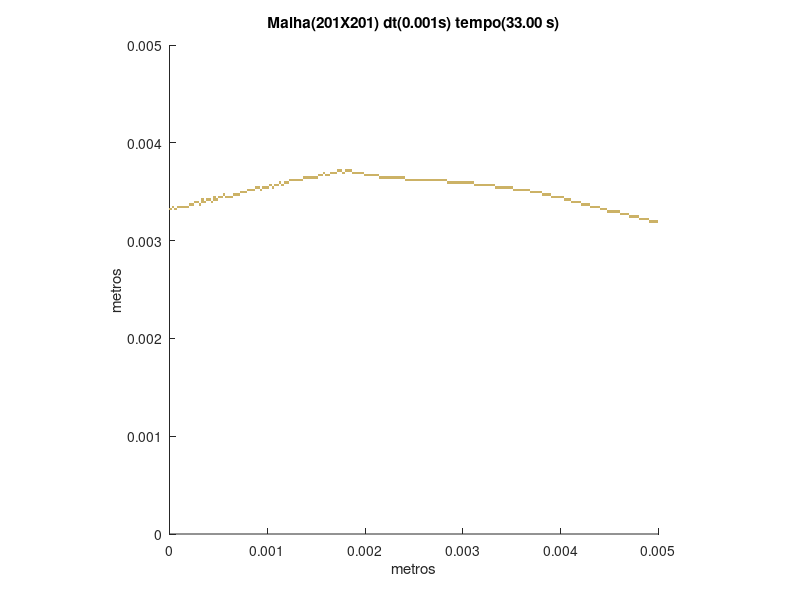

Recreate this plot in MATLAB.
set (gca,'PlotBoxAspectRatio',[1 1 1],'Xlim',[0,0.005],'Ylim',[0,0.005])
hold on
title('Malha(201X201) dt(0.001s) tempo(33.00 s)')
hold on
ylabel('metros')
hold on
xlabel('metros')
hold on

fill([0.00490049751243781 0.00490049751243781 0.00492537313432836 0.00492537313432836],[0.00318407960199005 0.0032089552238806 0.0032089552238806 0.00318407960199005],[0.8,0.7,0.4],'LineStyle','none')

fill([0.00492537313432836 0.00492537313432836 0.00495024875621891 0.00495024875621891],[0.00318407960199005 0.0032089552238806 0.0032089552238806 0.00318407960199005],[0.8,0.7,0.4],'LineStyle','none')

fill([0.00495024875621891 0.00495024875621891 0.00497512437810945 0.00497512437810945],[0.00318407960199005 0.0032089552238806 0.0032089552238806 0.00318407960199005],[0.8,0.7,0.4],'LineStyle','none')

fill([0.00497512437810945 0.00497512437810945 0.005 0.005],[0.00318407960199005 0.0032089552238806 0.0032089552238806 0.00318407960199005],[0.8,0.7,0.4],'LineStyle','none')

fill([0.00480099502487562 0.00480099502487562 0.00482587064676617 0.00482587064676617],[0.0032089552238806 0.00323383084577114 0.00323383084577114 0.0032089552238806],[0.8,0.7,0.4],'LineStyle','none')

fill([0.00482587064676617 0.00482587064676617 0.00485074626865672 0.00485074626865672],[0.0032089552238806 0.00323383084577114 0.00323383084577114 0.0032089552238806],[0.8,0.7,0.4],'LineStyle','none')

fill([0.00485074626865672 0.00485074626865672 0.00487562189054726 0.00487562189054726],[0.0032089552238806 0.00323383084577114 0.00323383084577114 0.0032089552238806],[0.8,0.7,0.4],'LineStyle','none')

fill([0.00487562189054726 0.00487562189054726 0.00490049751243781 0.00490049751243781],[0.0032089552238806 0.00323383084577114 0.00323383084577114 0.0032089552238806],[0.8,0.7,0.4],'LineStyle','none')

fill([0.00470149253731343 0.00470149253731343 0.00472636815920398 0.00472636815920398],[0.00323383084577114 0.00325870646766169 0.00325870646766169 0.00323383084577114],[0.8,0.7,0.4],'LineStyle','none')

fill([0.00472636815920398 0.00472636815920398 0.00475124378109453 0.00475124378109453],[0.00323383084577114 0.00325870646766169 0.00325870646766169 0.00323383084577114],[0.8,0.7,0.4],'LineStyle','none')

fill([0.00475124378109453 0.00475124378109453 0.00477611940298507 0.00477611940298507],[0.00323383084577114 0.00325870646766169 0.00325870646766169 0.00323383084577114],[0.8,0.7,0.4],'LineStyle','none')

fill([0.00477611940298507 0.00477611940298507 0.00480099502487562 0.00480099502487562],[0.00323383084577114 0.00325870646766169 0.00325870646766169 0.00323383084577114],[0.8,0.7,0.4],'LineStyle','none')

fill([0.00460199004975124 0.00460199004975124 0.00462686567164179 0.00462686567164179],[0.00325870646766169 0.00328358208955224 0.00328358208955224 0.00325870646766169],[0.8,0.7,0.4],'LineStyle','none')

fill([0.00462686567164179 0.00462686567164179 0.00465174129353234 0.00465174129353234],[0.00325870646766169 0.00328358208955224 0.00328358208955224 0.00325870646766169],[0.8,0.7,0.4],'LineStyle','none')

fill([0.00465174129353234 0.00465174129353234 0.00467661691542289 0.00467661691542289],[0.00325870646766169 0.00328358208955224 0.00328358208955224 0.00325870646766169],[0.8,0.7,0.4],'LineStyle','none')

fill([0.00467661691542289 0.00467661691542289 0.00470149253731343 0.00470149253731343],[0.00325870646766169 0.00328358208955224 0.00328358208955224 0.00325870646766169],[0.8,0.7,0.4],'LineStyle','none')

fill([0.00447761194029851 0.00447761194029851 0.00450248756218905 0.00450248756218905],[0.00328358208955224 0.00330845771144279 0.00330845771144279 0.00328358208955224],[0.8,0.7,0.4],'LineStyle','none')

fill([0.00450248756218905 0.00450248756218905 0.0045273631840796 0.0045273631840796],[0.00328358208955224 0.00330845771144279 0.00330845771144279 0.00328358208955224],[0.8,0.7,0.4],'LineStyle','none')

fill([0.0045273631840796 0.0045273631840796 0.00455223880597015 0.00455223880597015],[0.00328358208955224 0.00330845771144279 0.00330845771144279 0.00328358208955224],[0.8,0.7,0.4],'LineStyle','none')

fill([0.00455223880597015 0.00455223880597015 0.0045771144278607 0.0045771144278607],[0.00328358208955224 0.00330845771144279 0.00330845771144279 0.00328358208955224],[0.8,0.7,0.4],'LineStyle','none')

fill([0.0045771144278607 0.0045771144278607 0.00460199004975124 0.00460199004975124],[0.00328358208955224 0.00330845771144279 0.00330845771144279 0.00328358208955224],[0.8,0.7,0.4],'LineStyle','none')

fill([0 0 2.48756218905473E-05 2.48756218905473E-05],[0.00330845771144279 0.00333333333333333 0.00333333333333333 0.00330845771144279],[0.8,0.7,0.4],'LineStyle','none')

fill([4.97512437810945E-05 4.97512437810945E-05 7.46268656716418E-05 7.46268656716418E-05],[0.00330845771144279 0.00333333333333333 0.00333333333333333 0.00330845771144279],[0.8,0.7,0.4],'LineStyle','none')

fill([0.00440298507462687 0.00440298507462687 0.00442786069651741 0.00442786069651741],[0.00330845771144279 0.00333333333333333 0.00333333333333333 0.00330845771144279],[0.8,0.7,0.4],'LineStyle','none')

fill([0.00442786069651741 0.00442786069651741 0.00445273631840796 0.00445273631840796],[0.00330845771144279 0.00333333333333333 0.00333333333333333 0.00330845771144279],[0.8,0.7,0.4],'LineStyle','none')

fill([0.00445273631840796 0.00445273631840796 0.00447761194029851 0.00447761194029851],[0.00330845771144279 0.00333333333333333 0.00333333333333333 0.00330845771144279],[0.8,0.7,0.4],'LineStyle','none')

fill([2.48756218905473E-05 2.48756218905473E-05 4.97512437810945E-05 4.97512437810945E-05],[0.00333333333333333 0.00335820895522388 0.00335820895522388 0.00333333333333333],[0.8,0.7,0.4],'LineStyle','none')

fill([7.46268656716418E-05 7.46268656716418E-05 9.95024875621891E-05 9.95024875621891E-05],[0.00333333333333333 0.00335820895522388 0.00335820895522388 0.00333333333333333],[0.8,0.7,0.4],'LineStyle','none')

fill([9.95024875621891E-05 9.95024875621891E-05 0.000124378109452736 0.000124378109452736],[0.00333333333333333 0.00335820895522388 0.00335820895522388 0.00333333333333333],[0.8,0.7,0.4],'LineStyle','none')

fill([0.000124378109452736 0.000124378109452736 0.000149253731343284 0.000149253731343284],[0.00333333333333333 0.00335820895522388 0.00335820895522388 0.00333333333333333],[0.8,0.7,0.4],'LineStyle','none')

fill([0.000149253731343284 0.000149253731343284 0.000174129353233831 0.000174129353233831],[0.00333333333333333 0.00335820895522388 0.00335820895522388 0.00333333333333333],[0.8,0.7,0.4],'LineStyle','none')

fill([0.000174129353233831 0.000174129353233831 0.000199004975124378 0.000199004975124378],[0.00333333333333333 0.00335820895522388 0.00335820895522388 0.00333333333333333],[0.8,0.7,0.4],'LineStyle','none')

fill([0.00430348258706468 0.00430348258706468 0.00432835820895522 0.00432835820895522],[0.00333333333333333 0.00335820895522388 0.00335820895522388 0.00333333333333333],[0.8,0.7,0.4],'LineStyle','none')

fill([0.00432835820895522 0.00432835820895522 0.00435323383084577 0.00435323383084577],[0.00333333333333333 0.00335820895522388 0.00335820895522388 0.00333333333333333],[0.8,0.7,0.4],'LineStyle','none')

fill([0.00435323383084577 0.00435323383084577 0.00437810945273632 0.00437810945273632],[0.00333333333333333 0.00335820895522388 0.00335820895522388 0.00333333333333333],[0.8,0.7,0.4],'LineStyle','none')

fill([0.00437810945273632 0.00437810945273632 0.00440298507462687 0.00440298507462687],[0.00333333333333333 0.00335820895522388 0.00335820895522388 0.00333333333333333],[0.8,0.7,0.4],'LineStyle','none')

fill([0.000199004975124378 0.000199004975124378 0.000223880597014925 0.000223880597014925],[0.00335820895522388 0.00338308457711443 0.00338308457711443 0.00335820895522388],[0.8,0.7,0.4],'LineStyle','none')

fill([0.000223880597014925 0.000223880597014925 0.000248756218905473 0.000248756218905473],[0.00335820895522388 0.00338308457711443 0.00338308457711443 0.00335820895522388],[0.8,0.7,0.4],'LineStyle','none')

fill([0.000298507462686567 0.000298507462686567 0.000323383084577114 0.000323383084577114],[0.00335820895522388 0.00338308457711443 0.00338308457711443 0.00335820895522388],[0.8,0.7,0.4],'LineStyle','none')

fill([0.00420398009950249 0.00420398009950249 0.00422885572139303 0.00422885572139303],[0.00335820895522388 0.00338308457711443 0.00338308457711443 0.00335820895522388],[0.8,0.7,0.4],'LineStyle','none')

fill([0.00422885572139303 0.00422885572139303 0.00425373134328358 0.00425373134328358],[0.00335820895522388 0.00338308457711443 0.00338308457711443 0.00335820895522388],[0.8,0.7,0.4],'LineStyle','none')

fill([0.00425373134328358 0.00425373134328358 0.00427860696517413 0.00427860696517413],[0.00335820895522388 0.00338308457711443 0.00338308457711443 0.00335820895522388],[0.8,0.7,0.4],'LineStyle','none')

fill([0.00427860696517413 0.00427860696517413 0.00430348258706468 0.00430348258706468],[0.00335820895522388 0.00338308457711443 0.00338308457711443 0.00335820895522388],[0.8,0.7,0.4],'LineStyle','none')

fill([0.000248756218905473 0.000248756218905473 0.00027363184079602 0.00027363184079602],[0.00338308457711443 0.00340796019900498 0.00340796019900498 0.00338308457711443],[0.8,0.7,0.4],'LineStyle','none')

fill([0.00027363184079602 0.00027363184079602 0.000298507462686567 0.000298507462686567],[0.00338308457711443 0.00340796019900498 0.00340796019900498 0.00338308457711443],[0.8,0.7,0.4],'LineStyle','none')

fill([0.000323383084577114 0.000323383084577114 0.000348258706467662 0.000348258706467662],[0.00338308457711443 0.00340796019900498 0.00340796019900498 0.00338308457711443],[0.8,0.7,0.4],'LineStyle','none')

fill([0.000348258706467662 0.000348258706467662 0.000373134328358209 0.000373134328358209],[0.00338308457711443 0.00340796019900498 0.00340796019900498 0.00338308457711443],[0.8,0.7,0.4],'LineStyle','none')

fill([0.000422885572139303 0.000422885572139303 0.000447761194029851 0.000447761194029851],[0.00338308457711443 0.00340796019900498 0.00340796019900498 0.00338308457711443],[0.8,0.7,0.4],'LineStyle','none')

fill([0.0041044776119403 0.0041044776119403 0.00412935323383085 0.00412935323383085],[0.00338308457711443 0.00340796019900498 0.00340796019900498 0.00338308457711443],[0.8,0.7,0.4],'LineStyle','none')

fill([0.00412935323383085 0.00412935323383085 0.00415422885572139 0.00415422885572139],[0.00338308457711443 0.00340796019900498 0.00340796019900498 0.00338308457711443],[0.8,0.7,0.4],'LineStyle','none')

fill([0.00415422885572139 0.00415422885572139 0.00417910447761194 0.00417910447761194],[0.00338308457711443 0.00340796019900498 0.00340796019900498 0.00338308457711443],[0.8,0.7,0.4],'LineStyle','none')

fill([0.00417910447761194 0.00417910447761194 0.00420398009950249 0.00420398009950249],[0.00338308457711443 0.00340796019900498 0.00340796019900498 0.00338308457711443],[0.8,0.7,0.4],'LineStyle','none')

fill([0.000323383084577114 0.000323383084577114 0.000348258706467662 0.000348258706467662],[0.00340796019900498 0.00343283582089552 0.00343283582089552 0.00340796019900498],[0.8,0.7,0.4],'LineStyle','none')

fill([0.000373134328358209 0.000373134328358209 0.000398009950248756 0.000398009950248756],[0.00340796019900498 0.00343283582089552 0.00343283582089552 0.00340796019900498],[0.8,0.7,0.4],'LineStyle','none')

fill([0.000398009950248756 0.000398009950248756 0.000422885572139303 0.000422885572139303],[0.00340796019900498 0.00343283582089552 0.00343283582089552 0.00340796019900498],[0.8,0.7,0.4],'LineStyle','none')

fill([0.000447761194029851 0.000447761194029851 0.000472636815920398 0.000472636815920398],[0.00340796019900498 0.00343283582089552 0.00343283582089552 0.00340796019900498],[0.8,0.7,0.4],'LineStyle','none')

fill([0.000472636815920398 0.000472636815920398 0.000497512437810945 0.000497512437810945],[0.00340796019900498 0.00343283582089552 0.00343283582089552 0.00340796019900498],[0.8,0.7,0.4],'LineStyle','none')

fill([0.00402985074626866 0.00402985074626866 0.0040547263681592 0.0040547263681592],[0.00340796019900498 0.00343283582089552 0.00343283582089552 0.00340796019900498],[0.8,0.7,0.4],'LineStyle','none')

fill([0.0040547263681592 0.0040547263681592 0.00407960199004975 0.00407960199004975],[0.00340796019900498 0.00343283582089552 0.00343283582089552 0.00340796019900498],[0.8,0.7,0.4],'LineStyle','none')

fill([0.00407960199004975 0.00407960199004975 0.0041044776119403 0.0041044776119403],[0.00340796019900498 0.00343283582089552 0.00343283582089552 0.00340796019900498],[0.8,0.7,0.4],'LineStyle','none')

fill([0.000447761194029851 0.000447761194029851 0.000472636815920398 0.000472636815920398],[0.00343283582089552 0.00345771144278607 0.00345771144278607 0.00343283582089552],[0.8,0.7,0.4],'LineStyle','none')

fill([0.000497512437810945 0.000497512437810945 0.000522388059701492 0.000522388059701492],[0.00343283582089552 0.00345771144278607 0.00345771144278607 0.00343283582089552],[0.8,0.7,0.4],'LineStyle','none')

fill([0.000522388059701492 0.000522388059701492 0.00054726368159204 0.00054726368159204],[0.00343283582089552 0.00345771144278607 0.00345771144278607 0.00343283582089552],[0.8,0.7,0.4],'LineStyle','none')

fill([0.000572139303482587 0.000572139303482587 0.000597014925373134 0.000597014925373134],[0.00343283582089552 0.00345771144278607 0.00345771144278607 0.00343283582089552],[0.8,0.7,0.4],'LineStyle','none')

fill([0.000597014925373134 0.000597014925373134 0.000621890547263682 0.000621890547263682],[0.00343283582089552 0.00345771144278607 0.00345771144278607 0.00343283582089552],[0.8,0.7,0.4],'LineStyle','none')

fill([0.000621890547263682 0.000621890547263682 0.000646766169154229 0.000646766169154229],[0.00343283582089552 0.00345771144278607 0.00345771144278607 0.00343283582089552],[0.8,0.7,0.4],'LineStyle','none')

fill([0.00390547263681592 0.00390547263681592 0.00393034825870647 0.00393034825870647],[0.00343283582089552 0.00345771144278607 0.00345771144278607 0.00343283582089552],[0.8,0.7,0.4],'LineStyle','none')

fill([0.00393034825870647 0.00393034825870647 0.00395522388059701 0.00395522388059701],[0.00343283582089552 0.00345771144278607 0.00345771144278607 0.00343283582089552],[0.8,0.7,0.4],'LineStyle','none')

fill([0.00395522388059701 0.00395522388059701 0.00398009950248756 0.00398009950248756],[0.00343283582089552 0.00345771144278607 0.00345771144278607 0.00343283582089552],[0.8,0.7,0.4],'LineStyle','none')

fill([0.00398009950248756 0.00398009950248756 0.00400497512437811 0.00400497512437811],[0.00343283582089552 0.00345771144278607 0.00345771144278607 0.00343283582089552],[0.8,0.7,0.4],'LineStyle','none')

fill([0.00400497512437811 0.00400497512437811 0.00402985074626866 0.00402985074626866],[0.00343283582089552 0.00345771144278607 0.00345771144278607 0.00343283582089552],[0.8,0.7,0.4],'LineStyle','none')

fill([0.00054726368159204 0.00054726368159204 0.000572139303482587 0.000572139303482587],[0.00345771144278607 0.00348258706467662 0.00348258706467662 0.00345771144278607],[0.8,0.7,0.4],'LineStyle','none')

fill([0.000646766169154229 0.000646766169154229 0.000671641791044776 0.000671641791044776],[0.00345771144278607 0.00348258706467662 0.00348258706467662 0.00345771144278607],[0.8,0.7,0.4],'LineStyle','none')

fill([0.000671641791044776 0.000671641791044776 0.000696517412935323 0.000696517412935323],[0.00345771144278607 0.00348258706467662 0.00348258706467662 0.00345771144278607],[0.8,0.7,0.4],'LineStyle','none')

fill([0.000696517412935323 0.000696517412935323 0.000721393034825871 0.000721393034825871],[0.00345771144278607 0.00348258706467662 0.00348258706467662 0.00345771144278607],[0.8,0.7,0.4],'LineStyle','none')

fill([0.00380597014925373 0.00380597014925373 0.00383084577114428 0.00383084577114428],[0.00345771144278607 0.00348258706467662 0.00348258706467662 0.00345771144278607],[0.8,0.7,0.4],'LineStyle','none')

fill([0.00383084577114428 0.00383084577114428 0.00385572139303483 0.00385572139303483],[0.00345771144278607 0.00348258706467662 0.00348258706467662 0.00345771144278607],[0.8,0.7,0.4],'LineStyle','none')

fill([0.00385572139303483 0.00385572139303483 0.00388059701492537 0.00388059701492537],[0.00345771144278607 0.00348258706467662 0.00348258706467662 0.00345771144278607],[0.8,0.7,0.4],'LineStyle','none')

fill([0.00388059701492537 0.00388059701492537 0.00390547263681592 0.00390547263681592],[0.00345771144278607 0.00348258706467662 0.00348258706467662 0.00345771144278607],[0.8,0.7,0.4],'LineStyle','none')

fill([0.000721393034825871 0.000721393034825871 0.000746268656716418 0.000746268656716418],[0.00348258706467662 0.00350746268656716 0.00350746268656716 0.00348258706467662],[0.8,0.7,0.4],'LineStyle','none')

fill([0.000746268656716418 0.000746268656716418 0.000771144278606965 0.000771144278606965],[0.00348258706467662 0.00350746268656716 0.00350746268656716 0.00348258706467662],[0.8,0.7,0.4],'LineStyle','none')

fill([0.000771144278606965 0.000771144278606965 0.000796019900497512 0.000796019900497512],[0.00348258706467662 0.00350746268656716 0.00350746268656716 0.00348258706467662],[0.8,0.7,0.4],'LineStyle','none')

fill([0.003681592039801 0.003681592039801 0.00370646766169154 0.00370646766169154],[0.00348258706467662 0.00350746268656716 0.00350746268656716 0.00348258706467662],[0.8,0.7,0.4],'LineStyle','none')

fill([0.00370646766169154 0.00370646766169154 0.00373134328358209 0.00373134328358209],[0.00348258706467662 0.00350746268656716 0.00350746268656716 0.00348258706467662],[0.8,0.7,0.4],'LineStyle','none')

fill([0.00373134328358209 0.00373134328358209 0.00375621890547264 0.00375621890547264],[0.00348258706467662 0.00350746268656716 0.00350746268656716 0.00348258706467662],[0.8,0.7,0.4],'LineStyle','none')

fill([0.00375621890547264 0.00375621890547264 0.00378109452736318 0.00378109452736318],[0.00348258706467662 0.00350746268656716 0.00350746268656716 0.00348258706467662],[0.8,0.7,0.4],'LineStyle','none')

fill([0.00378109452736318 0.00378109452736318 0.00380597014925373 0.00380597014925373],[0.00348258706467662 0.00350746268656716 0.00350746268656716 0.00348258706467662],[0.8,0.7,0.4],'LineStyle','none')

fill([0.000796019900497512 0.000796019900497512 0.00082089552238806 0.00082089552238806],[0.00350746268656716 0.00353233830845771 0.00353233830845771 0.00350746268656716],[0.8,0.7,0.4],'LineStyle','none')

fill([0.00082089552238806 0.00082089552238806 0.000845771144278607 0.000845771144278607],[0.00350746268656716 0.00353233830845771 0.00353233830845771 0.00350746268656716],[0.8,0.7,0.4],'LineStyle','none')

fill([0.000845771144278607 0.000845771144278607 0.000870646766169154 0.000870646766169154],[0.00350746268656716 0.00353233830845771 0.00353233830845771 0.00350746268656716],[0.8,0.7,0.4],'LineStyle','none')

fill([0.000920398009950249 0.000920398009950249 0.000945273631840796 0.000945273631840796],[0.00350746268656716 0.00353233830845771 0.00353233830845771 0.00350746268656716],[0.8,0.7,0.4],'LineStyle','none')

fill([0.00350746268656716 0.00350746268656716 0.00353233830845771 0.00353233830845771],[0.00350746268656716 0.00353233830845771 0.00353233830845771 0.00350746268656716],[0.8,0.7,0.4],'LineStyle','none')

fill([0.00353233830845771 0.00353233830845771 0.00355721393034826 0.00355721393034826],[0.00350746268656716 0.00353233830845771 0.00353233830845771 0.00350746268656716],[0.8,0.7,0.4],'LineStyle','none')

fill([0.00355721393034826 0.00355721393034826 0.00358208955223881 0.00358208955223881],[0.00350746268656716 0.00353233830845771 0.00353233830845771 0.00350746268656716],[0.8,0.7,0.4],'LineStyle','none')

fill([0.00358208955223881 0.00358208955223881 0.00360696517412935 0.00360696517412935],[0.00350746268656716 0.00353233830845771 0.00353233830845771 0.00350746268656716],[0.8,0.7,0.4],'LineStyle','none')

fill([0.00360696517412935 0.00360696517412935 0.0036318407960199 0.0036318407960199],[0.00350746268656716 0.00353233830845771 0.00353233830845771 0.00350746268656716],[0.8,0.7,0.4],'LineStyle','none')

fill([0.0036318407960199 0.0036318407960199 0.00365671641791045 0.00365671641791045],[0.00350746268656716 0.00353233830845771 0.00353233830845771 0.00350746268656716],[0.8,0.7,0.4],'LineStyle','none')

fill([0.00365671641791045 0.00365671641791045 0.003681592039801 0.003681592039801],[0.00350746268656716 0.00353233830845771 0.00353233830845771 0.00350746268656716],[0.8,0.7,0.4],'LineStyle','none')

fill([0.000870646766169154 0.000870646766169154 0.000895522388059702 0.000895522388059702],[0.00353233830845771 0.00355721393034826 0.00355721393034826 0.00353233830845771],[0.8,0.7,0.4],'LineStyle','none')

fill([0.000895522388059702 0.000895522388059702 0.000920398009950249 0.000920398009950249],[0.00353233830845771 0.00355721393034826 0.00355721393034826 0.00353233830845771],[0.8,0.7,0.4],'LineStyle','none')

fill([0.000945273631840796 0.000945273631840796 0.000970149253731343 0.000970149253731343],[0.00353233830845771 0.00355721393034826 0.00355721393034826 0.00353233830845771],[0.8,0.7,0.4],'LineStyle','none')

fill([0.000970149253731343 0.000970149253731343 0.00099502487562189 0.00099502487562189],[0.00353233830845771 0.00355721393034826 0.00355721393034826 0.00353233830845771],[0.8,0.7,0.4],'LineStyle','none')

fill([0.00099502487562189 0.00099502487562189 0.00101990049751244 0.00101990049751244],[0.00353233830845771 0.00355721393034826 0.00355721393034826 0.00353233830845771],[0.8,0.7,0.4],'LineStyle','none')

fill([0.00104477611940298 0.00104477611940298 0.00106965174129353 0.00106965174129353],[0.00353233830845771 0.00355721393034826 0.00355721393034826 0.00353233830845771],[0.8,0.7,0.4],'LineStyle','none')

fill([0.00333333333333333 0.00333333333333333 0.00335820895522388 0.00335820895522388],[0.00353233830845771 0.00355721393034826 0.00355721393034826 0.00353233830845771],[0.8,0.7,0.4],'LineStyle','none')

fill([0.00335820895522388 0.00335820895522388 0.00338308457711443 0.00338308457711443],[0.00353233830845771 0.00355721393034826 0.00355721393034826 0.00353233830845771],[0.8,0.7,0.4],'LineStyle','none')

fill([0.00338308457711443 0.00338308457711443 0.00340796019900498 0.00340796019900498],[0.00353233830845771 0.00355721393034826 0.00355721393034826 0.00353233830845771],[0.8,0.7,0.4],'LineStyle','none')

fill([0.00340796019900498 0.00340796019900498 0.00343283582089552 0.00343283582089552],[0.00353233830845771 0.00355721393034826 0.00355721393034826 0.00353233830845771],[0.8,0.7,0.4],'LineStyle','none')

fill([0.00343283582089552 0.00343283582089552 0.00345771144278607 0.00345771144278607],[0.00353233830845771 0.00355721393034826 0.00355721393034826 0.00353233830845771],[0.8,0.7,0.4],'LineStyle','none')

fill([0.00345771144278607 0.00345771144278607 0.00348258706467662 0.00348258706467662],[0.00353233830845771 0.00355721393034826 0.00355721393034826 0.00353233830845771],[0.8,0.7,0.4],'LineStyle','none')

fill([0.00348258706467662 0.00348258706467662 0.00350746268656716 0.00350746268656716],[0.00353233830845771 0.00355721393034826 0.00355721393034826 0.00353233830845771],[0.8,0.7,0.4],'LineStyle','none')

fill([0.00101990049751244 0.00101990049751244 0.00104477611940298 0.00104477611940298],[0.00355721393034826 0.00358208955223881 0.00358208955223881 0.00355721393034826],[0.8,0.7,0.4],'LineStyle','none')

fill([0.00106965174129353 0.00106965174129353 0.00109452736318408 0.00109452736318408],[0.00355721393034826 0.00358208955223881 0.00358208955223881 0.00355721393034826],[0.8,0.7,0.4],'LineStyle','none')

fill([0.00109452736318408 0.00109452736318408 0.00111940298507463 0.00111940298507463],[0.00355721393034826 0.00358208955223881 0.00358208955223881 0.00355721393034826],[0.8,0.7,0.4],'LineStyle','none')

fill([0.00114427860696517 0.00114427860696517 0.00116915422885572 0.00116915422885572],[0.00355721393034826 0.00358208955223881 0.00358208955223881 0.00355721393034826],[0.8,0.7,0.4],'LineStyle','none')

fill([0.00310945273631841 0.00310945273631841 0.00313432835820896 0.00313432835820896],[0.00355721393034826 0.00358208955223881 0.00358208955223881 0.00355721393034826],[0.8,0.7,0.4],'LineStyle','none')

fill([0.00313432835820896 0.00313432835820896 0.0031592039800995 0.0031592039800995],[0.00355721393034826 0.00358208955223881 0.00358208955223881 0.00355721393034826],[0.8,0.7,0.4],'LineStyle','none')

fill([0.0031592039800995 0.0031592039800995 0.00318407960199005 0.00318407960199005],[0.00355721393034826 0.00358208955223881 0.00358208955223881 0.00355721393034826],[0.8,0.7,0.4],'LineStyle','none')

fill([0.00318407960199005 0.00318407960199005 0.0032089552238806 0.0032089552238806],[0.00355721393034826 0.00358208955223881 0.00358208955223881 0.00355721393034826],[0.8,0.7,0.4],'LineStyle','none')

fill([0.0032089552238806 0.0032089552238806 0.00323383084577114 0.00323383084577114],[0.00355721393034826 0.00358208955223881 0.00358208955223881 0.00355721393034826],[0.8,0.7,0.4],'LineStyle','none')

fill([0.00323383084577114 0.00323383084577114 0.00325870646766169 0.00325870646766169],[0.00355721393034826 0.00358208955223881 0.00358208955223881 0.00355721393034826],[0.8,0.7,0.4],'LineStyle','none')

fill([0.00325870646766169 0.00325870646766169 0.00328358208955224 0.00328358208955224],[0.00355721393034826 0.00358208955223881 0.00358208955223881 0.00355721393034826],[0.8,0.7,0.4],'LineStyle','none')

fill([0.00328358208955224 0.00328358208955224 0.00330845771144279 0.00330845771144279],[0.00355721393034826 0.00358208955223881 0.00358208955223881 0.00355721393034826],[0.8,0.7,0.4],'LineStyle','none')

fill([0.00330845771144279 0.00330845771144279 0.00333333333333333 0.00333333333333333],[0.00355721393034826 0.00358208955223881 0.00358208955223881 0.00355721393034826],[0.8,0.7,0.4],'LineStyle','none')

fill([0.00111940298507463 0.00111940298507463 0.00114427860696517 0.00114427860696517],[0.00358208955223881 0.00360696517412935 0.00360696517412935 0.00358208955223881],[0.8,0.7,0.4],'LineStyle','none')

fill([0.00116915422885572 0.00116915422885572 0.00119402985074627 0.00119402985074627],[0.00358208955223881 0.00360696517412935 0.00360696517412935 0.00358208955223881],[0.8,0.7,0.4],'LineStyle','none')

fill([0.00119402985074627 0.00119402985074627 0.00121890547263682 0.00121890547263682],[0.00358208955223881 0.00360696517412935 0.00360696517412935 0.00358208955223881],[0.8,0.7,0.4],'LineStyle','none')

fill([0.00283582089552239 0.00283582089552239 0.00286069651741294 0.00286069651741294],[0.00358208955223881 0.00360696517412935 0.00360696517412935 0.00358208955223881],[0.8,0.7,0.4],'LineStyle','none')

fill([0.00286069651741294 0.00286069651741294 0.00288557213930348 0.00288557213930348],[0.00358208955223881 0.00360696517412935 0.00360696517412935 0.00358208955223881],[0.8,0.7,0.4],'LineStyle','none')

fill([0.00288557213930348 0.00288557213930348 0.00291044776119403 0.00291044776119403],[0.00358208955223881 0.00360696517412935 0.00360696517412935 0.00358208955223881],[0.8,0.7,0.4],'LineStyle','none')

fill([0.00291044776119403 0.00291044776119403 0.00293532338308458 0.00293532338308458],[0.00358208955223881 0.00360696517412935 0.00360696517412935 0.00358208955223881],[0.8,0.7,0.4],'LineStyle','none')

fill([0.00293532338308458 0.00293532338308458 0.00296019900497512 0.00296019900497512],[0.00358208955223881 0.00360696517412935 0.00360696517412935 0.00358208955223881],[0.8,0.7,0.4],'LineStyle','none')

fill([0.00296019900497512 0.00296019900497512 0.00298507462686567 0.00298507462686567],[0.00358208955223881 0.00360696517412935 0.00360696517412935 0.00358208955223881],[0.8,0.7,0.4],'LineStyle','none')

fill([0.00298507462686567 0.00298507462686567 0.00300995024875622 0.00300995024875622],[0.00358208955223881 0.00360696517412935 0.00360696517412935 0.00358208955223881],[0.8,0.7,0.4],'LineStyle','none')

fill([0.00300995024875622 0.00300995024875622 0.00303482587064677 0.00303482587064677],[0.00358208955223881 0.00360696517412935 0.00360696517412935 0.00358208955223881],[0.8,0.7,0.4],'LineStyle','none')

fill([0.00303482587064677 0.00303482587064677 0.00305970149253731 0.00305970149253731],[0.00358208955223881 0.00360696517412935 0.00360696517412935 0.00358208955223881],[0.8,0.7,0.4],'LineStyle','none')

fill([0.00305970149253731 0.00305970149253731 0.00308457711442786 0.00308457711442786],[0.00358208955223881 0.00360696517412935 0.00360696517412935 0.00358208955223881],[0.8,0.7,0.4],'LineStyle','none')

fill([0.00308457711442786 0.00308457711442786 0.00310945273631841 0.00310945273631841],[0.00358208955223881 0.00360696517412935 0.00360696517412935 0.00358208955223881],[0.8,0.7,0.4],'LineStyle','none')

fill([0.00121890547263682 0.00121890547263682 0.00124378109452736 0.00124378109452736],[0.00360696517412935 0.0036318407960199 0.0036318407960199 0.00360696517412935],[0.8,0.7,0.4],'LineStyle','none')

fill([0.00124378109452736 0.00124378109452736 0.00126865671641791 0.00126865671641791],[0.00360696517412935 0.0036318407960199 0.0036318407960199 0.00360696517412935],[0.8,0.7,0.4],'LineStyle','none')

fill([0.00126865671641791 0.00126865671641791 0.00129353233830846 0.00129353233830846],[0.00360696517412935 0.0036318407960199 0.0036318407960199 0.00360696517412935],[0.8,0.7,0.4],'LineStyle','none')

fill([0.00129353233830846 0.00129353233830846 0.001318407960199 0.001318407960199],[0.00360696517412935 0.0036318407960199 0.0036318407960199 0.00360696517412935],[0.8,0.7,0.4],'LineStyle','none')

fill([0.001318407960199 0.001318407960199 0.00134328358208955 0.00134328358208955],[0.00360696517412935 0.0036318407960199 0.0036318407960199 0.00360696517412935],[0.8,0.7,0.4],'LineStyle','none')

fill([0.00134328358208955 0.00134328358208955 0.0013681592039801 0.0013681592039801],[0.00360696517412935 0.0036318407960199 0.0036318407960199 0.00360696517412935],[0.8,0.7,0.4],'LineStyle','none')

fill([0.00241293532338308 0.00241293532338308 0.00243781094527363 0.00243781094527363],[0.00360696517412935 0.0036318407960199 0.0036318407960199 0.00360696517412935],[0.8,0.7,0.4],'LineStyle','none')

fill([0.00243781094527363 0.00243781094527363 0.00246268656716418 0.00246268656716418],[0.00360696517412935 0.0036318407960199 0.0036318407960199 0.00360696517412935],[0.8,0.7,0.4],'LineStyle','none')

fill([0.00246268656716418 0.00246268656716418 0.00248756218905473 0.00248756218905473],[0.00360696517412935 0.0036318407960199 0.0036318407960199 0.00360696517412935],[0.8,0.7,0.4],'LineStyle','none')

fill([0.00248756218905473 0.00248756218905473 0.00251243781094527 0.00251243781094527],[0.00360696517412935 0.0036318407960199 0.0036318407960199 0.00360696517412935],[0.8,0.7,0.4],'LineStyle','none')

fill([0.00251243781094527 0.00251243781094527 0.00253731343283582 0.00253731343283582],[0.00360696517412935 0.0036318407960199 0.0036318407960199 0.00360696517412935],[0.8,0.7,0.4],'LineStyle','none')

fill([0.00253731343283582 0.00253731343283582 0.00256218905472637 0.00256218905472637],[0.00360696517412935 0.0036318407960199 0.0036318407960199 0.00360696517412935],[0.8,0.7,0.4],'LineStyle','none')

fill([0.00256218905472637 0.00256218905472637 0.00258706467661692 0.00258706467661692],[0.00360696517412935 0.0036318407960199 0.0036318407960199 0.00360696517412935],[0.8,0.7,0.4],'LineStyle','none')

fill([0.00258706467661692 0.00258706467661692 0.00261194029850746 0.00261194029850746],[0.00360696517412935 0.0036318407960199 0.0036318407960199 0.00360696517412935],[0.8,0.7,0.4],'LineStyle','none')

fill([0.00261194029850746 0.00261194029850746 0.00263681592039801 0.00263681592039801],[0.00360696517412935 0.0036318407960199 0.0036318407960199 0.00360696517412935],[0.8,0.7,0.4],'LineStyle','none')

fill([0.00263681592039801 0.00263681592039801 0.00266169154228856 0.00266169154228856],[0.00360696517412935 0.0036318407960199 0.0036318407960199 0.00360696517412935],[0.8,0.7,0.4],'LineStyle','none')

fill([0.00266169154228856 0.00266169154228856 0.0026865671641791 0.0026865671641791],[0.00360696517412935 0.0036318407960199 0.0036318407960199 0.00360696517412935],[0.8,0.7,0.4],'LineStyle','none')

fill([0.0026865671641791 0.0026865671641791 0.00271144278606965 0.00271144278606965],[0.00360696517412935 0.0036318407960199 0.0036318407960199 0.00360696517412935],[0.8,0.7,0.4],'LineStyle','none')

fill([0.00271144278606965 0.00271144278606965 0.0027363184079602 0.0027363184079602],[0.00360696517412935 0.0036318407960199 0.0036318407960199 0.00360696517412935],[0.8,0.7,0.4],'LineStyle','none')

fill([0.0027363184079602 0.0027363184079602 0.00276119402985075 0.00276119402985075],[0.00360696517412935 0.0036318407960199 0.0036318407960199 0.00360696517412935],[0.8,0.7,0.4],'LineStyle','none')

fill([0.00276119402985075 0.00276119402985075 0.00278606965174129 0.00278606965174129],[0.00360696517412935 0.0036318407960199 0.0036318407960199 0.00360696517412935],[0.8,0.7,0.4],'LineStyle','none')

fill([0.00278606965174129 0.00278606965174129 0.00281094527363184 0.00281094527363184],[0.00360696517412935 0.0036318407960199 0.0036318407960199 0.00360696517412935],[0.8,0.7,0.4],'LineStyle','none')

fill([0.00281094527363184 0.00281094527363184 0.00283582089552239 0.00283582089552239],[0.00360696517412935 0.0036318407960199 0.0036318407960199 0.00360696517412935],[0.8,0.7,0.4],'LineStyle','none')

fill([0.0013681592039801 0.0013681592039801 0.00139303482587065 0.00139303482587065],[0.0036318407960199 0.00365671641791045 0.00365671641791045 0.0036318407960199],[0.8,0.7,0.4],'LineStyle','none')

fill([0.00139303482587065 0.00139303482587065 0.00141791044776119 0.00141791044776119],[0.0036318407960199 0.00365671641791045 0.00365671641791045 0.0036318407960199],[0.8,0.7,0.4],'LineStyle','none')

fill([0.00141791044776119 0.00141791044776119 0.00144278606965174 0.00144278606965174],[0.0036318407960199 0.00365671641791045 0.00365671641791045 0.0036318407960199],[0.8,0.7,0.4],'LineStyle','none')

fill([0.00144278606965174 0.00144278606965174 0.00146766169154229 0.00146766169154229],[0.0036318407960199 0.00365671641791045 0.00365671641791045 0.0036318407960199],[0.8,0.7,0.4],'LineStyle','none')

fill([0.00146766169154229 0.00146766169154229 0.00149253731343284 0.00149253731343284],[0.0036318407960199 0.00365671641791045 0.00365671641791045 0.0036318407960199],[0.8,0.7,0.4],'LineStyle','none')

fill([0.00149253731343284 0.00149253731343284 0.00151741293532338 0.00151741293532338],[0.0036318407960199 0.00365671641791045 0.00365671641791045 0.0036318407960199],[0.8,0.7,0.4],'LineStyle','none')

fill([0.00213930348258706 0.00213930348258706 0.00216417910447761 0.00216417910447761],[0.0036318407960199 0.00365671641791045 0.00365671641791045 0.0036318407960199],[0.8,0.7,0.4],'LineStyle','none')

fill([0.00216417910447761 0.00216417910447761 0.00218905472636816 0.00218905472636816],[0.0036318407960199 0.00365671641791045 0.00365671641791045 0.0036318407960199],[0.8,0.7,0.4],'LineStyle','none')

fill([0.00218905472636816 0.00218905472636816 0.00221393034825871 0.00221393034825871],[0.0036318407960199 0.00365671641791045 0.00365671641791045 0.0036318407960199],[0.8,0.7,0.4],'LineStyle','none')

fill([0.00221393034825871 0.00221393034825871 0.00223880597014925 0.00223880597014925],[0.0036318407960199 0.00365671641791045 0.00365671641791045 0.0036318407960199],[0.8,0.7,0.4],'LineStyle','none')

fill([0.00223880597014925 0.00223880597014925 0.0022636815920398 0.0022636815920398],[0.0036318407960199 0.00365671641791045 0.00365671641791045 0.0036318407960199],[0.8,0.7,0.4],'LineStyle','none')

fill([0.0022636815920398 0.0022636815920398 0.00228855721393035 0.00228855721393035],[0.0036318407960199 0.00365671641791045 0.00365671641791045 0.0036318407960199],[0.8,0.7,0.4],'LineStyle','none')

fill([0.00228855721393035 0.00228855721393035 0.0023134328358209 0.0023134328358209],[0.0036318407960199 0.00365671641791045 0.00365671641791045 0.0036318407960199],[0.8,0.7,0.4],'LineStyle','none')

fill([0.0023134328358209 0.0023134328358209 0.00233830845771144 0.00233830845771144],[0.0036318407960199 0.00365671641791045 0.00365671641791045 0.0036318407960199],[0.8,0.7,0.4],'LineStyle','none')

fill([0.00233830845771144 0.00233830845771144 0.00236318407960199 0.00236318407960199],[0.0036318407960199 0.00365671641791045 0.00365671641791045 0.0036318407960199],[0.8,0.7,0.4],'LineStyle','none')

fill([0.00236318407960199 0.00236318407960199 0.00238805970149254 0.00238805970149254],[0.0036318407960199 0.00365671641791045 0.00365671641791045 0.0036318407960199],[0.8,0.7,0.4],'LineStyle','none')

fill([0.00238805970149254 0.00238805970149254 0.00241293532338308 0.00241293532338308],[0.0036318407960199 0.00365671641791045 0.00365671641791045 0.0036318407960199],[0.8,0.7,0.4],'LineStyle','none')

fill([0.00151741293532338 0.00151741293532338 0.00154228855721393 0.00154228855721393],[0.00365671641791045 0.003681592039801 0.003681592039801 0.00365671641791045],[0.8,0.7,0.4],'LineStyle','none')

fill([0.00154228855721393 0.00154228855721393 0.00156716417910448 0.00156716417910448],[0.00365671641791045 0.003681592039801 0.003681592039801 0.00365671641791045],[0.8,0.7,0.4],'LineStyle','none')

fill([0.00159203980099502 0.00159203980099502 0.00161691542288557 0.00161691542288557],[0.00365671641791045 0.003681592039801 0.003681592039801 0.00365671641791045],[0.8,0.7,0.4],'LineStyle','none')

fill([0.00161691542288557 0.00161691542288557 0.00164179104477612 0.00164179104477612],[0.00365671641791045 0.003681592039801 0.003681592039801 0.00365671641791045],[0.8,0.7,0.4],'LineStyle','none')

fill([0.00199004975124378 0.00199004975124378 0.00201492537313433 0.00201492537313433],[0.00365671641791045 0.003681592039801 0.003681592039801 0.00365671641791045],[0.8,0.7,0.4],'LineStyle','none')

fill([0.00201492537313433 0.00201492537313433 0.00203980099502488 0.00203980099502488],[0.00365671641791045 0.003681592039801 0.003681592039801 0.00365671641791045],[0.8,0.7,0.4],'LineStyle','none')

fill([0.00203980099502488 0.00203980099502488 0.00206467661691542 0.00206467661691542],[0.00365671641791045 0.003681592039801 0.003681592039801 0.00365671641791045],[0.8,0.7,0.4],'LineStyle','none')

fill([0.00206467661691542 0.00206467661691542 0.00208955223880597 0.00208955223880597],[0.00365671641791045 0.003681592039801 0.003681592039801 0.00365671641791045],[0.8,0.7,0.4],'LineStyle','none')

fill([0.00208955223880597 0.00208955223880597 0.00211442786069652 0.00211442786069652],[0.00365671641791045 0.003681592039801 0.003681592039801 0.00365671641791045],[0.8,0.7,0.4],'LineStyle','none')

fill([0.00211442786069652 0.00211442786069652 0.00213930348258706 0.00213930348258706],[0.00365671641791045 0.003681592039801 0.003681592039801 0.00365671641791045],[0.8,0.7,0.4],'LineStyle','none')

fill([0.00156716417910448 0.00156716417910448 0.00159203980099502 0.00159203980099502],[0.003681592039801 0.00370646766169154 0.00370646766169154 0.003681592039801],[0.8,0.7,0.4],'LineStyle','none')

fill([0.00164179104477612 0.00164179104477612 0.00166666666666667 0.00166666666666667],[0.003681592039801 0.00370646766169154 0.00370646766169154 0.003681592039801],[0.8,0.7,0.4],'LineStyle','none')

fill([0.00166666666666667 0.00166666666666667 0.00169154228855721 0.00169154228855721],[0.003681592039801 0.00370646766169154 0.00370646766169154 0.003681592039801],[0.8,0.7,0.4],'LineStyle','none')

fill([0.00169154228855721 0.00169154228855721 0.00171641791044776 0.00171641791044776],[0.003681592039801 0.00370646766169154 0.00370646766169154 0.003681592039801],[0.8,0.7,0.4],'LineStyle','none')

fill([0.00176616915422886 0.00176616915422886 0.0017910447761194 0.0017910447761194],[0.003681592039801 0.00370646766169154 0.00370646766169154 0.003681592039801],[0.8,0.7,0.4],'LineStyle','none')

fill([0.00186567164179104 0.00186567164179104 0.00189054726368159 0.00189054726368159],[0.003681592039801 0.00370646766169154 0.00370646766169154 0.003681592039801],[0.8,0.7,0.4],'LineStyle','none')

fill([0.00189054726368159 0.00189054726368159 0.00191542288557214 0.00191542288557214],[0.003681592039801 0.00370646766169154 0.00370646766169154 0.003681592039801],[0.8,0.7,0.4],'LineStyle','none')

fill([0.00191542288557214 0.00191542288557214 0.00194029850746269 0.00194029850746269],[0.003681592039801 0.00370646766169154 0.00370646766169154 0.003681592039801],[0.8,0.7,0.4],'LineStyle','none')

fill([0.00194029850746269 0.00194029850746269 0.00196517412935323 0.00196517412935323],[0.003681592039801 0.00370646766169154 0.00370646766169154 0.003681592039801],[0.8,0.7,0.4],'LineStyle','none')

fill([0.00196517412935323 0.00196517412935323 0.00199004975124378 0.00199004975124378],[0.003681592039801 0.00370646766169154 0.00370646766169154 0.003681592039801],[0.8,0.7,0.4],'LineStyle','none')

fill([0.00171641791044776 0.00171641791044776 0.00174129353233831 0.00174129353233831],[0.00370646766169154 0.00373134328358209 0.00373134328358209 0.00370646766169154],[0.8,0.7,0.4],'LineStyle','none')

fill([0.00174129353233831 0.00174129353233831 0.00176616915422886 0.00176616915422886],[0.00370646766169154 0.00373134328358209 0.00373134328358209 0.00370646766169154],[0.8,0.7,0.4],'LineStyle','none')

fill([0.0017910447761194 0.0017910447761194 0.00181592039800995 0.00181592039800995],[0.00370646766169154 0.00373134328358209 0.00373134328358209 0.00370646766169154],[0.8,0.7,0.4],'LineStyle','none')

fill([0.00181592039800995 0.00181592039800995 0.0018407960199005 0.0018407960199005],[0.00370646766169154 0.00373134328358209 0.00373134328358209 0.00370646766169154],[0.8,0.7,0.4],'LineStyle','none')

fill([0.0018407960199005 0.0018407960199005 0.00186567164179104 0.00186567164179104],[0.00370646766169154 0.00373134328358209 0.00373134328358209 0.00370646766169154],[0.8,0.7,0.4],'LineStyle','none')
